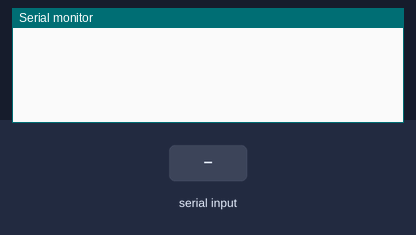
The sketch below on a simulated Arduino Uno, built with avr-gcc and run on an emulated ATmega328P. On the bench: the last lines printed to the serial monitor. Inputs (shaded band) come from the test bench.

Above: at 1.2 s.
1.3 s: "90,45\n" received over Serial
At 3.0 s:
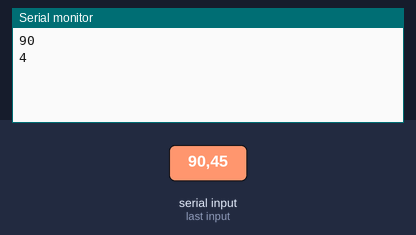
3.8 s: "30,150\n" received over Serial
At 6.1 s:
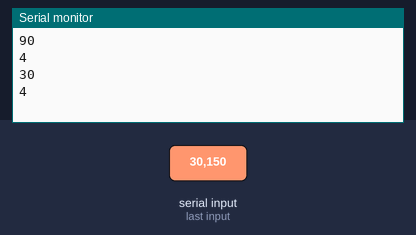
Timing chart, 0 to 7.6 s (numbered marks = the images above; inputs shaded):
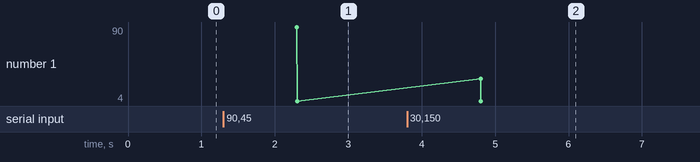

Measured:
- after the input at 1.3 s, the serial monitor: prints a new line after 1.0 s (image 1)
- after the input at 3.8 s, the serial monitor: prints a new line after 1.0 s (image 2)

The sketch:

sketch_jun10d.ino
```cpp
void setup(){
  Serial.begin(38400);
}
void loop(){
  if (Serial.available()){
    long num = Serial.readString().toInt();
    Serial.println(num);
    Serial.println(sizeof(num));
  }
}
```
